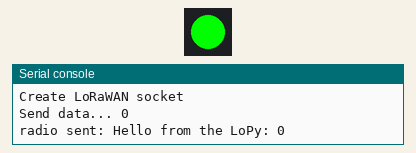
Simulated run of this program. Board: Pycom board running MicroPython. On the bench: 1 RGB LEDs in strip order, left to right, the last lines printed to the serial console. No radio messages arrive unless stated (any console line starting 'radio sent:' is added by the test bench); the LoRaWAN join succeeds after 3 s and a send takes 0.1 s.

Above: at 5.75 s.
At 11.0 s:
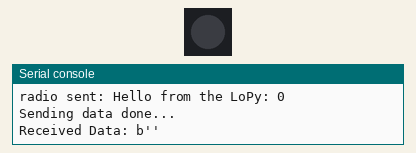
Timing chart, 0 to 19.1 s (numbered marks = the images above):
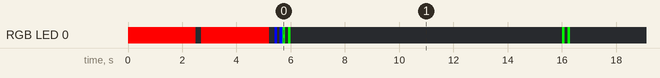

The program:

main.py
```python
from network import LoRa
import socket
import time
import binascii
import pycom

pycom.heartbeat(False) # disable the blue blinking
pycom.rgbled(0x000000) #LED off

# Initialize LoRa in LORAWAN mode.
lora = LoRa(mode=LoRa.LORAWAN)

# create an OTAA authentication parameters
dev_eui = binascii.unhexlify("000000000000023f")
app_eui = binascii.unhexlify("00000000000000b8")
app_key = binascii.unhexlify("6333756d30586966426a3862636b6179")
print("dev_eui: ")
# join a network using OTAA (Over the Air Activation)
lora.join(activation=LoRa.OTAA, auth=(dev_eui, app_eui, app_key), timeout=0)

# wait until the module has joined the network
count = 0
while not lora.has_joined():
    pycom.rgbled(0xff0000)
    time.sleep(2.5)
    pycom.rgbled(0x000000)
    time.sleep(0.2)
    print("Not yet joined count is:" ,  count)
    count = count + 1

# create a LoRa socket
pycom.rgbled(0x0000ff)
time.sleep(0.1)
pycom.rgbled(0x000000)
time.sleep(0.1)
pycom.rgbled(0x0000ff)
time.sleep(0.1)
pycom.rgbled(0x000000)

s = socket.socket(socket.AF_LORA, socket.SOCK_RAW)

# set the LoRaWAN data rate
s.setsockopt(socket.SOL_LORA, socket.SO_DR, 5)

# make the socket non-blocking
s.setblocking(False)

print ("After while, count is: ",  count)

print("Create LoRaWAN socket")

# create a raw LoRa socket
s = socket.socket(socket.AF_LORA, socket.SOCK_RAW)
s.setblocking(False)

count = 0
while True:
    print("Send data...",  count)
    data = "Hello from the LoPy: %s" % (count)
    #data2 = count
    count = count + 1
    # send some data
    s.send(data)
    #s.send(data2)
    pycom.rgbled(0x00ff00)
    time.sleep(0.1)
    pycom.rgbled(0x000000)
    time.sleep(0.1)
    pycom.rgbled(0x00ff00)
    time.sleep(0.1)
    pycom.rgbled(0x000000)
    print("Sending data done...")
    # get any data received...
    data = s.recv(64)
    print("Received Data:",  data)
    time.sleep(10)
```

boot.py
```python
# boot.py -- run on boot-up
import os
from machine import UART
uart = UART(0, 115200)
os.dupterm(uart)
```

Measured:
- by itself, RGB LED 0: off → RGB(255, 0, 0) at 0.00 s, → off 2.5 s later, → RGB(255, 0, 0) 0.20 s later, → off 2.5 s later, … (23 changes in this stretch)
- by itself, everything shown: repeats every 10.3 s, in 4 steps
